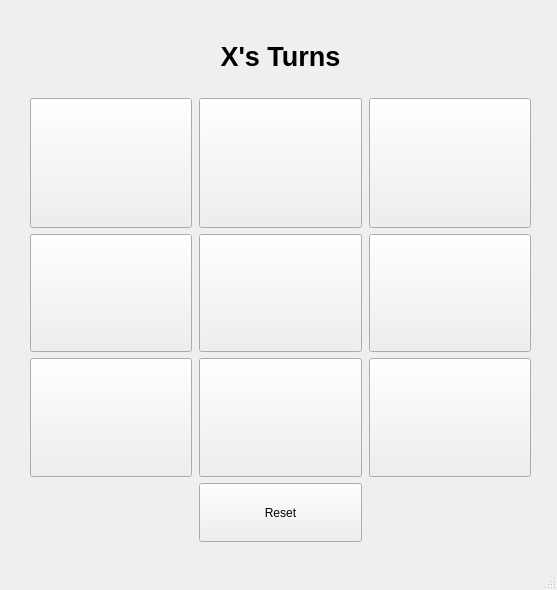
<?xml version="1.0" encoding="UTF-8"?>
<ui version="4.0">
 <class>MainWindow</class>
 <widget class="QMainWindow" name="MainWindow">
  <property name="geometry">
   <rect>
    <x>0</x>
    <y>0</y>
    <width>557</width>
    <height>590</height>
   </rect>
  </property>
  <property name="windowTitle">
   <string>TicTacToe</string>
  </property>
  <widget class="QWidget" name="centralwidget">
   <widget class="QWidget" name="gridLayoutWidget">
    <property name="geometry">
     <rect>
      <x>30</x>
      <y>21</y>
      <width>501</width>
      <height>521</height>
     </rect>
    </property>
    <layout class="QGridLayout" name="gridLayout" rowminimumheight="50,100,50,100,0" columnminimumwidth="100,50,100">
     <property name="horizontalSpacing">
      <number>7</number>
     </property>
     <item row="3" column="1">
      <widget class="QPushButton" name="eight">
       <property name="sizePolicy">
        <sizepolicy hsizetype="MinimumExpanding" vsizetype="Preferred">
         <horstretch>0</horstretch>
         <verstretch>10</verstretch>
        </sizepolicy>
       </property>
       <property name="font">
        <font>
         <pointsize>33</pointsize>
         <weight>75</weight>
         <bold>true</bold>
        </font>
       </property>
       <property name="text">
        <string/>
       </property>
      </widget>
     </item>
     <item row="0" column="0" colspan="3">
      <widget class="QLabel" name="label">
       <property name="sizePolicy">
        <sizepolicy hsizetype="MinimumExpanding" vsizetype="Preferred">
         <horstretch>0</horstretch>
         <verstretch>6</verstretch>
        </sizepolicy>
       </property>
       <property name="font">
        <font>
         <pointsize>20</pointsize>
         <weight>75</weight>
         <bold>true</bold>
        </font>
       </property>
       <property name="text">
        <string>X's Turns</string>
       </property>
       <property name="alignment">
        <set>Qt::AlignCenter</set>
       </property>
      </widget>
     </item>
     <item row="2" column="0">
      <widget class="QPushButton" name="fourth">
       <property name="sizePolicy">
        <sizepolicy hsizetype="MinimumExpanding" vsizetype="Preferred">
         <horstretch>0</horstretch>
         <verstretch>10</verstretch>
        </sizepolicy>
       </property>
       <property name="minimumSize">
        <size>
         <width>0</width>
         <height>0</height>
        </size>
       </property>
       <property name="font">
        <font>
         <pointsize>33</pointsize>
         <weight>75</weight>
         <bold>true</bold>
        </font>
       </property>
       <property name="text">
        <string/>
       </property>
      </widget>
     </item>
     <item row="1" column="1">
      <widget class="QPushButton" name="second">
       <property name="sizePolicy">
        <sizepolicy hsizetype="MinimumExpanding" vsizetype="Preferred">
         <horstretch>0</horstretch>
         <verstretch>11</verstretch>
        </sizepolicy>
       </property>
       <property name="font">
        <font>
         <pointsize>33</pointsize>
         <weight>75</weight>
         <bold>true</bold>
        </font>
       </property>
       <property name="text">
        <string/>
       </property>
      </widget>
     </item>
     <item row="1" column="2">
      <widget class="QPushButton" name="third">
       <property name="sizePolicy">
        <sizepolicy hsizetype="MinimumExpanding" vsizetype="Preferred">
         <horstretch>0</horstretch>
         <verstretch>10</verstretch>
        </sizepolicy>
       </property>
       <property name="font">
        <font>
         <pointsize>33</pointsize>
         <weight>75</weight>
         <bold>true</bold>
        </font>
       </property>
       <property name="text">
        <string/>
       </property>
      </widget>
     </item>
     <item row="2" column="1">
      <widget class="QPushButton" name="fifth">
       <property name="sizePolicy">
        <sizepolicy hsizetype="MinimumExpanding" vsizetype="Preferred">
         <horstretch>0</horstretch>
         <verstretch>10</verstretch>
        </sizepolicy>
       </property>
       <property name="font">
        <font>
         <pointsize>33</pointsize>
         <weight>75</weight>
         <bold>true</bold>
        </font>
       </property>
       <property name="text">
        <string/>
       </property>
      </widget>
     </item>
     <item row="2" column="2">
      <widget class="QPushButton" name="sixth">
       <property name="sizePolicy">
        <sizepolicy hsizetype="MinimumExpanding" vsizetype="Preferred">
         <horstretch>0</horstretch>
         <verstretch>10</verstretch>
        </sizepolicy>
       </property>
       <property name="font">
        <font>
         <pointsize>33</pointsize>
         <weight>75</weight>
         <bold>true</bold>
        </font>
       </property>
       <property name="text">
        <string/>
       </property>
      </widget>
     </item>
     <item row="3" column="2">
      <widget class="QPushButton" name="nine">
       <property name="sizePolicy">
        <sizepolicy hsizetype="MinimumExpanding" vsizetype="Preferred">
         <horstretch>0</horstretch>
         <verstretch>10</verstretch>
        </sizepolicy>
       </property>
       <property name="font">
        <font>
         <pointsize>33</pointsize>
         <weight>75</weight>
         <bold>true</bold>
        </font>
       </property>
       <property name="text">
        <string/>
       </property>
      </widget>
     </item>
     <item row="1" column="0">
      <widget class="QPushButton" name="first">
       <property name="sizePolicy">
        <sizepolicy hsizetype="MinimumExpanding" vsizetype="Preferred">
         <horstretch>0</horstretch>
         <verstretch>10</verstretch>
        </sizepolicy>
       </property>
       <property name="font">
        <font>
         <pointsize>33</pointsize>
         <weight>75</weight>
         <bold>true</bold>
        </font>
       </property>
       <property name="text">
        <string/>
       </property>
      </widget>
     </item>
     <item row="3" column="0">
      <widget class="QPushButton" name="seventh">
       <property name="sizePolicy">
        <sizepolicy hsizetype="MinimumExpanding" vsizetype="Preferred">
         <horstretch>0</horstretch>
         <verstretch>10</verstretch>
        </sizepolicy>
       </property>
       <property name="font">
        <font>
         <pointsize>33</pointsize>
         <weight>75</weight>
         <bold>true</bold>
        </font>
       </property>
       <property name="text">
        <string/>
       </property>
      </widget>
     </item>
     <item row="4" column="1">
      <widget class="QPushButton" name="reset">
       <property name="sizePolicy">
        <sizepolicy hsizetype="Minimum" vsizetype="MinimumExpanding">
         <horstretch>0</horstretch>
         <verstretch>5</verstretch>
        </sizepolicy>
       </property>
       <property name="text">
        <string>Reset</string>
       </property>
      </widget>
     </item>
    </layout>
   </widget>
  </widget>
  <widget class="QMenuBar" name="menubar">
   <property name="geometry">
    <rect>
     <x>0</x>
     <y>0</y>
     <width>557</width>
     <height>21</height>
    </rect>
   </property>
  </widget>
  <widget class="QStatusBar" name="statusbar"/>
 </widget>
 <resources/>
 <connections/>
</ui>
